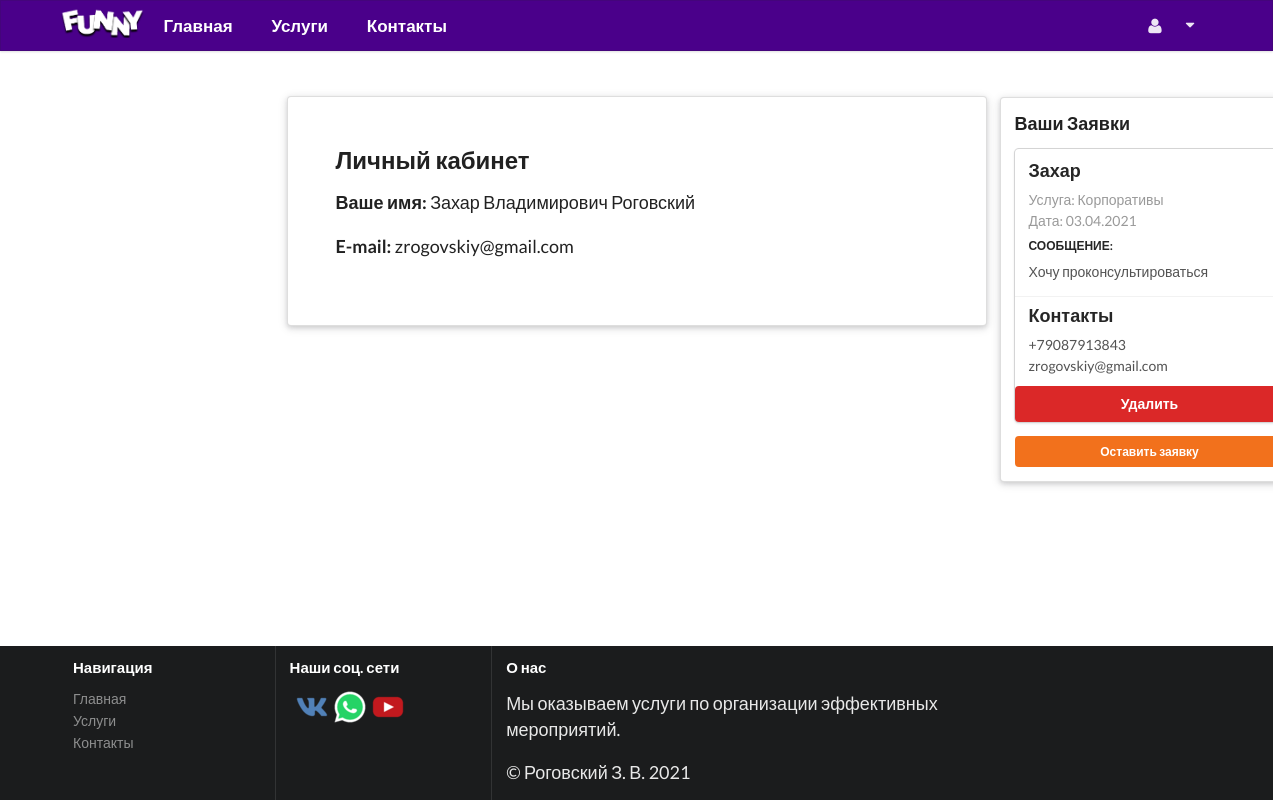
Page /profile.php (signed in) on the committed database.
### tables this page shows
CREATE TABLE `request` (
  `id` int NOT NULL,
  `name` varchar(200) NOT NULL,
  `phone` varchar(100) NOT NULL,
  `email` varchar(100) NOT NULL,
  `message` text,
  `service` varchar(100) DEFAULT NULL,
  `date` date DEFAULT NULL,
  `user_id` int NOT NULL
);

### profile.php (the view, shortened to what this page needs)
<?php
require "include/connect_db.php";
require "template/header.php";
$sql = "SELECT * FROM request WHERE user_id=?";
$stmt = mysqli_stmt_init($mysql);
mysqli_stmt_prepare($stmt, $sql);
mysqli_stmt_bind_param($stmt, "i", $_SESSION['user_id']);
mysqli_stmt_execute($stmt);
$result = mysqli_stmt_get_result($stmt);
?>
<link rel="stylesheet" href="css/modal.css">
<link rel="stylesheet" href="css/transition.min.css">
<link rel="stylesheet" href="css/dimmer.min.css">
<body class="flex">
    <div class="ui raised very padded text container segment">
        <h2>Личный кабинет</h2>
        <div class="pcolor mb-1 mt-2" itemprop="address" itemscope itemtype="https://schema.org/PostalAddress">
            <p class="">
                <strong>Ваше имя:</strong>
                <span itemprop="addressLocality"><?= $_SESSION["name"] ?></span>
            </p>
            <p class=""><strong>E-mail:</strong> <span itemprop="email"><?= $_SESSION["email"] ?></span></p>
        </div>
        <div class="ui right very close rail">
            <div class="ui raised segment">
                <h3 class="header">Ваши Заявки</h3>
                <div class="ui cards">
                    <?php while ($row = mysqli_fetch_array($result)) { ?>
                    <div class="card">
                        <div class="content">
                            <div class="header"><?= $row['name'] ?>
                            </div>
                            <div class="meta mt-2">Услуга: <?= $row['service'] ?> </div>
                            <div class="meta">Дата: <?php $date = date_create($row['date']);
                                                        echo date_format($date, 'd.m.Y'); ?> </div>
                            <h4 class="ui sub header mt-2">Сообщение:</h4>
                            <div class="description"><?= $row['message'] ?>
                            </div>
                        </div>
                        <div class="extra content">
                            <div class="header">Контакты </div>
                            <div class="description"><?= $row['phone'] ?></div>
                            <div class="description"><?= $row['email'] ?></div>
                        </div>
                        <a href='?del_id=<?= $row['id'] ?>'><button class="fluid ui red button">Удалить</button></a>
                    </div>
                    <?php } ?>
                </div>
                <?php if (isset($_SESSION['user_id'])) {
                    echo ' <div class="ui tiny  button orange fluid mt-3 mb-0">Оставить заявку</div>';
                } ?>
            </div>
        </div>
    </div>
    <?php
    require "template/footer.php";
    ?>

### css/style.css (style rules this page uses)
body>.ui.container { margin-top: 6em; }
.flex { display: flex !important; flex-direction: column; }
p { font-size: 18px; }

### css/mt.css (style rules this page uses)
.mb-0, .my-0 { margin-bottom: 0 !important }
.mb-1, .my-1 { margin-bottom: .25rem !important }
.mt-2, .my-2 { margin-top: .5rem !important }
.mt-3, .my-3 { margin-top: 1rem !important }

### rows in the picture
request: name "Захар", service "Корпоративы", date "03.04.2021", message "Хочу проконсультироваться", phone "+79087913843", email "zrogovskiy@gmail.com"

### other values in the picture
$_SESSION["name"] "Захар Владимирович Роговский"
$_SESSION["email"] "zrogovskiy@gmail.com"
